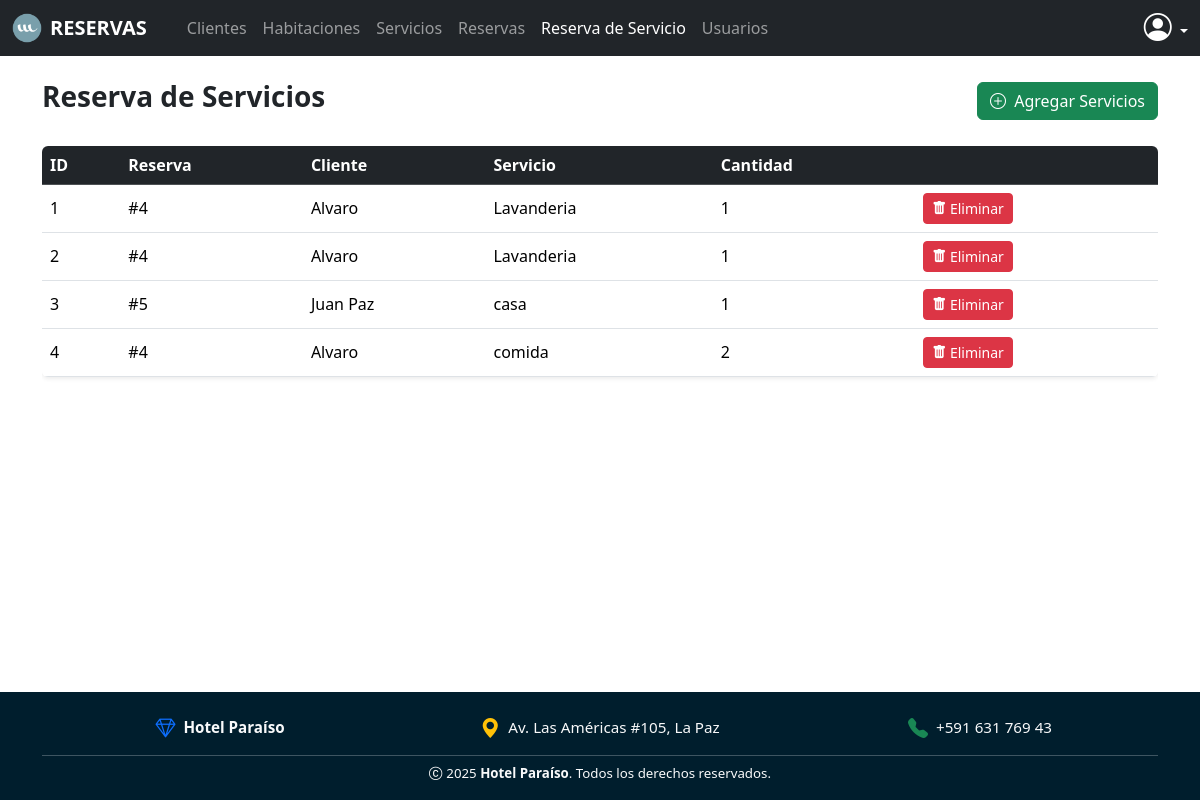
/reserva_servicios/ (signed in), run on the app's committed database.
### models/reserva_servicio_model.py (models this page shows, shortened)
class ReservaServicio(db.Model):
    __tablename__ = 'reserva_servicios'
    id = db.Column(db.Integer, primary_key=True)
    reserva_id = db.Column(db.Integer, db.ForeignKey('reservas.id'), nullable=False)
    servicio_id = db.Column(db.Integer, db.ForeignKey('servicios.id'), nullable=False)
    cantidad = db.Column(db.Integer, nullable=False, default=1)
    reserva = db.relationship('Reserva', back_populates='res_servicios')
    servicio = db.relationship('Servicio', back_populates='res_servicio')
    @staticmethod
    def get_all():
        return ReservaServicio.query.all()

### models/reserva_model.py (models this page shows, shortened)
class Reserva(db.Model):
    __tablename__ = 'reservas'
    id = db.Column(db.Integer, primary_key=True)
    cliente_id = db.Column(db.Integer, db.ForeignKey('clientes.id'), nullable=False)
    habitacion_id = db.Column(db.Integer, db.ForeignKey('habitaciones.id'), nullable=False)
    fecha_entrada = db.Column(db.Date, nullable=False)
    fecha_salida = db.Column(db.Date, nullable=False)
    estado = db.Column(db.String(20), nullable=False)
    total = db.Column(db.Float, nullable=False)
    usuario_id = db.Column(db.Integer, db.ForeignKey('usuarios.id'), nullable=False)  # CAMBIADO
    cliente = db.relationship('Cliente', back_populates='reservas')
    habitacion = db.relationship('Habitacion', back_populates='reservas')
    usuario = db.relationship('Usuario')  # NUEVA RELACIÓN
    res_servicios = db.relationship('ReservaServicio', back_populates='reserva', cascade="all, delete-orphan")
    @staticmethod
    def get_all():
        return Reserva.query.all()
    def delete(self):
        db.session.delete(self)
        db.session.commit()

### models/cliente_model.py (models this page shows, shortened)
class Cliente(db.Model, UserMixin):
    __tablename__ = 'clientes'
    id = db.Column(db.Integer, primary_key=True)
    nombre = db.Column(db.String(150), nullable=False)
    documento = db.Column(db.String(50), unique=True, nullable=False)
    correo = db.Column(db.String(100), nullable=True)
    telefono = db.Column(db.String(20), nullable=True)
    reservas = db.relationship('Reserva', back_populates='cliente')

### models/servicio_model.py (models this page shows, shortened)
class Servicio(db.Model):
    __tablename__ = 'servicios'
    id = db.Column(db.Integer, primary_key=True)
    nombre = db.Column(db.String(100), nullable=False)  # Ejemplo: "Lavandería", "Desayuno", "Spa"
    descripcion = db.Column(db.String(255), nullable=True)
    precio = db.Column(db.Float, nullable=False)
    res_servicio = db.relationship('ReservaServicio', back_populates='servicio', cascade='all, delete-orphan')
    @staticmethod
    def get_all():
        return Servicio.query.all()
    def delete(self):
        db.session.delete(self)
        db.session.commit()

### controllers/reserva_servicio_controller.py (the view)
@reserva_servicio_bp.route('/')
@login_required
def index():
    reserva_servicio = ReservaServicio.get_all()
    reservas = Reserva.get_all()
    servicios = Servicio.get_all()
    return reserva_servicio_view.list(reserva_servicio,reservas,servicios)

### run.py (called while the page is built)
@login_manager.user_loader
def load_user(user_id):
    tipo = session.get('tipo_usuario')  # puede ser 'cliente' o 'usuario'
    if tipo == 'cliente':
        return Cliente.query.get(int(user_id))
    elif tipo == 'usuario':
        return Usuario.query.get(int(user_id))
    return None

@app.context_processor
def inject_user_or_client():
    from flask_login import current_user
    if current_user.is_authenticated:
        if hasattr(current_user, 'rol'):
            return dict(usuario=current_user, cliente=None)
        else:
            return dict(usuario=None, cliente=current_user)
    return dict(usuario=None, cliente=None)

@app.context_processor
def inject_active_path():
    def is_active(path):
        return 'active' if request.path == path else ''
    return dict(is_active=is_active)

### views/reserva_servicio_view.py (called while the page is built)
def list(reservas_servicios, reservas, servicios):
    return render_template(
        "reserva_servicios/index.html",
        reservas_servicios=reservas_servicios,
        reservas=reservas,
        servicios=servicios,
        usuario=current_user
    )

### templates/reserva_servicios/index.html (shortened to what this page needs)
{% extends 'sistema.html' %}
{% block content %}
<div class="d-flex justify-content-between align-items-center mb-4 mt-4">
  <h3 class="fw-semibold text-dark">Reserva de Servicios</h3>
  <a href="#" class="btn btn-success" data-bs-toggle="modal" data-bs-target="#registroResServicioModal">
    <i class="bi bi-plus-circle me-1"></i> Agregar Servicios
  </a>
</div>
<div class="table-responsive" style="overflow-x: auto;">
  <table class="table table-hover align-middle shadow-sm rounded overflow-hidden">
    <thead class="table-dark">
      <tr>
        <th>ID</th>
        <th>Reserva</th>
        <th>Cliente</th>
        <th>Servicio</th>
        <th>Cantidad</th>
        <th></th>
      </tr>
    </thead>
    <tbody>
      {% for rs in reservas_servicios %}
      <tr>
        <td>{{ rs.id }}</td>
        <td>#{{ rs.reserva.id }}</td>
        <td>{{ rs.reserva.cliente.nombre }}</td>
        <td>{{ rs.servicio.nombre }}</td>
        <td>{{ rs.cantidad }}</td>
        <td>
          <div class="d-flex flex-wrap gap-2">
            <a href="{{ url_for('reserva_servicio.delete', id=rs.id) }}" class="btn btn-danger btn-sm"
               onclick="return confirm('¿Deseas eliminar este servicio de la reserva?');">
              <i class="bi bi-trash-fill"></i> Eliminar
            </a>
          </div>
        </td>
      </tr>
      {% endfor %}
    </tbody>
  </table>
</div>
{% endblock %}

### static/style.css (style rules this page uses)
html, body { height: 100%; margin: 0; overflow: hidden; }
html, body { height: 100%; margin: 0; }

### data on the page
ReservaServicio: id "1", reserva.id "4", reserva.cliente.nombre "Alvaro", servicio.nombre "Lavanderia", cantidad "1"
ReservaServicio: id "2", reserva.id "4", reserva.cliente.nombre "Alvaro", servicio.nombre "Lavanderia", cantidad "1"
ReservaServicio: id "3", reserva.id "5", reserva.cliente.nombre "Juan Paz", servicio.nombre "casa", cantidad "1"
ReservaServicio: id "4", reserva.id "4", reserva.cliente.nombre "Alvaro", servicio.nombre "comida", cantidad "2"
